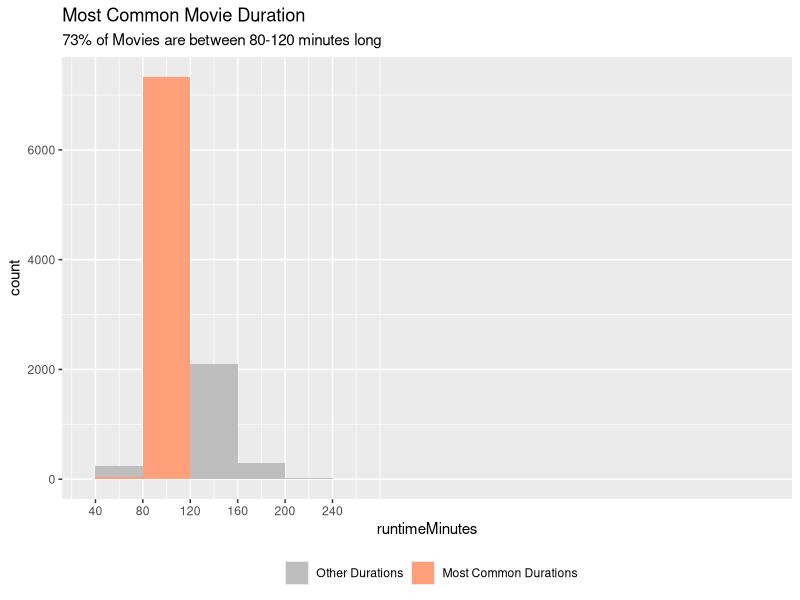
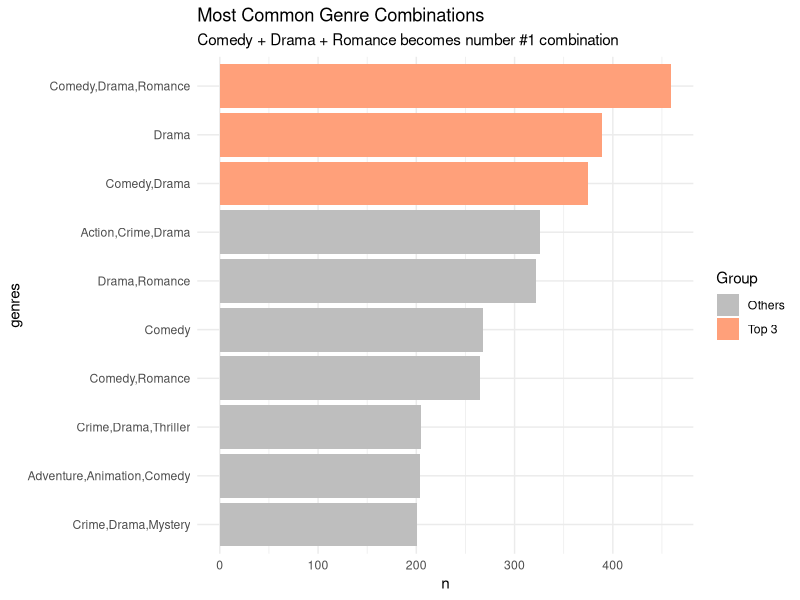
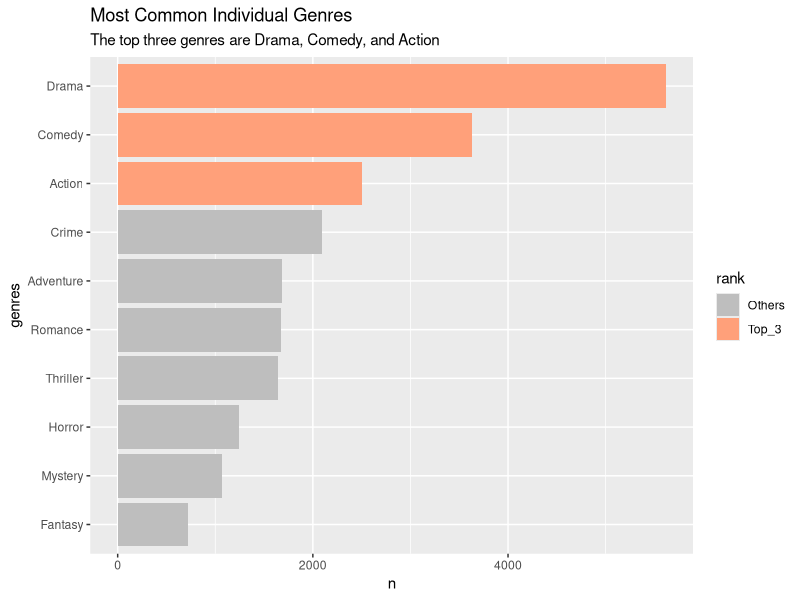

The R source for these figures, in order:
## ---- chunk 1
#| output: false

library(tidyverse)
df <- read_csv('top_10_000_movies.csv', na = '\\N')
df <- df |> 
  mutate(genres = fct_rev(fct_infreq(genres)))
df_unnested_genre <- df |> 
  mutate(genres = str_split(genres, ',')) |> 
  unnest_longer(genres) |> 
  mutate(genres = fct_rev(fct_infreq(genres)))
## ---- chunk 2
df |> 
  ggplot(aes(runtimeMinutes)) +
  geom_histogram(aes(fill = runtimeMinutes >= 80 & runtimeMinutes <= 120), 
                 binwidth = 40, boundary = 0, na.rm = TRUE) +
  scale_x_continuous(breaks = seq(0, 240, 40)) +
  scale_fill_manual(values = c("FALSE" = "grey", "TRUE" = "#FFA07A"),
                    labels = c("FALSE" = "Other Durations", "TRUE" = "Most Common Durations")) +
  labs(fill = "",
       title =  "Most Common Movie Duration",
       subtitle = '73% of Movies are between 80-120 minutes long') +
  theme(legend.position = "bottom")
## ---- chunk 3
df |> 
  count(genres) |> 
  arrange(desc(n)) |>
  mutate(is_top3 = ifelse(row_number() <= 3, "Top 3", "Others")) |>  # Flag top 5
  slice_head(n = 10) |> 
  ggplot(aes(n, genres, fill = is_top3)) +  # Use fill aesthetic to differentiate
  geom_col() +
  scale_fill_manual(values = c("Top 3" = "#FFA07A", "Others" = "grey")) +  # Highlight top 5
  theme_minimal() +
  labs(fill = "Group",
       title = 'Most Common Genre Combinations',
       subtitle = 'Comedy + Drama + Romance becomes number #1 combination')
## ---- chunk 4
df_unnested_genre |> 
  count(genres) |> 
  arrange(desc(n)) |> 
  slice_head(n = 10) |> 
  mutate(rank = if_else(row_number() <= 3, 'Top_3', 'Others')) |> 
  ggplot(aes(genres, n, fill = rank)) +
  geom_col() +
  scale_fill_manual(values = c('Top_3' = '#FFA07A', 'Others' = 'grey')) +
  coord_flip() +
  labs(title = 'Most Common Individual Genres',
       subtitle = 'The top three genres are Drama, Comedy, and Action')
